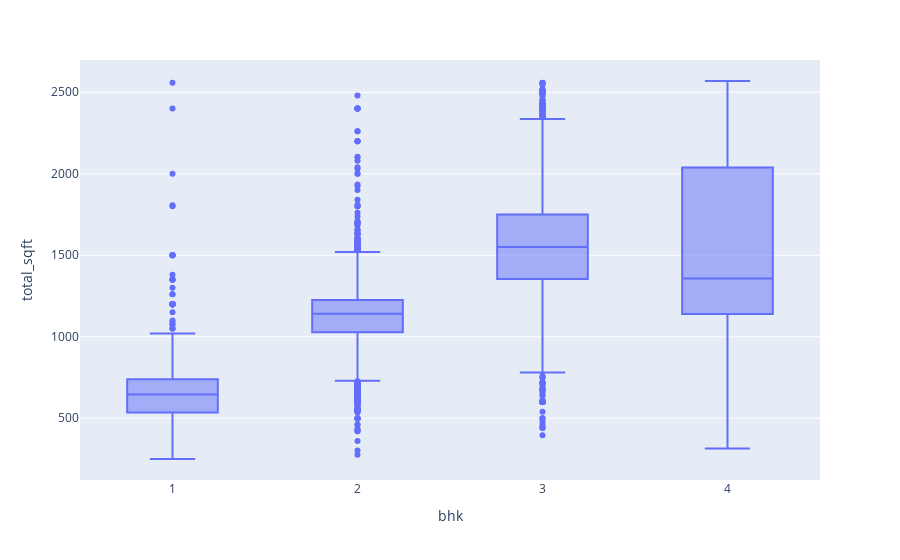

This figure's notebook cell:
### Code cell
fig = px.box(df3, x='bhk',y='total_sqft')
fig.show()

### Figure 1 — Plotly figure (JSON) as saved in the notebook; plotly's stock layout.template omitted (floating-point values rounded to 4 significant figures; data arrays with more than 128 entries replaced by an {"elided": "..."} marker saying what was removed)
{"data": [{"alignmentgroup": "True", "hovertemplate": "bhk=%{x}<br>total_sqft=%{y}<extra></extra>", "legendgroup": "", "marker": {"color": "#636efa"}, "name": "", "notched": false, "offsetgroup": "", "orientation": "v", "showlegend": false, "type": "box", "x": {"elided": "10552 int values"}, "x0": " ", "xaxis": "x", "y": {"elided": "10552 float values"}, "y0": " ", "yaxis": "y"}], "layout": {"boxmode": "group", "legend": {"tracegroupgap": 0}, "margin": {"t": 60}, "xaxis": {"anchor": "y", "domain": [0, 1], "title": {"text": "bhk"}}, "yaxis": {"anchor": "x", "domain": [0, 1], "title": {"text": "total_sqft"}}}}
